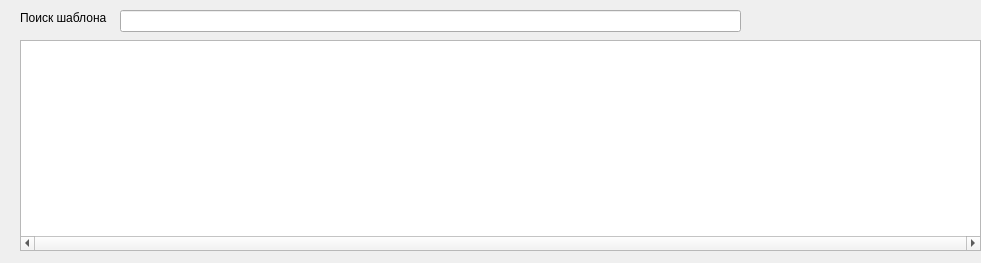
<?xml version="1.0" encoding="UTF-8"?>
<ui version="4.0">
 <class>Form</class>
 <widget class="QWidget" name="Form">
  <property name="geometry">
   <rect>
    <x>0</x>
    <y>0</y>
    <width>981</width>
    <height>263</height>
   </rect>
  </property>
  <property name="windowTitle">
   <string>Form</string>
  </property>
  <widget class="QLabel" name="label">
   <property name="geometry">
    <rect>
     <x>20</x>
     <y>10</y>
     <width>101</width>
     <height>16</height>
    </rect>
   </property>
   <property name="text">
    <string>Поиск шаблона</string>
   </property>
  </widget>
  <widget class="QLineEdit" name="search_edit">
   <property name="geometry">
    <rect>
     <x>120</x>
     <y>10</y>
     <width>621</width>
     <height>22</height>
    </rect>
   </property>
  </widget>
  <widget class="QListWidget" name="list_of_shablons">
   <property name="geometry">
    <rect>
     <x>20</x>
     <y>40</y>
     <width>961</width>
     <height>211</height>
    </rect>
   </property>
   <property name="minimumSize">
    <size>
     <width>0</width>
     <height>0</height>
    </size>
   </property>
   <property name="styleSheet">
    <string notr="true">QListWidget::item { margin: 50px;}</string>
   </property>
   <property name="lineWidth">
    <number>1</number>
   </property>
   <property name="verticalScrollBarPolicy">
    <enum>Qt::ScrollBarAlwaysOff</enum>
   </property>
   <property name="horizontalScrollBarPolicy">
    <enum>Qt::ScrollBarAlwaysOn</enum>
   </property>
   <property name="autoScroll">
    <bool>true</bool>
   </property>
   <property name="autoScrollMargin">
    <number>16</number>
   </property>
   <property name="alternatingRowColors">
    <bool>false</bool>
   </property>
   <property name="iconSize">
    <size>
     <width>100</width>
     <height>100</height>
    </size>
   </property>
   <property name="verticalScrollMode">
    <enum>QAbstractItemView::ScrollPerItem</enum>
   </property>
   <property name="isWrapping" stdset="0">
    <bool>false</bool>
   </property>
   <property name="resizeMode">
    <enum>QListView::Fixed</enum>
   </property>
   <property name="layoutMode">
    <enum>QListView::SinglePass</enum>
   </property>
   <property name="spacing">
    <number>0</number>
   </property>
   <property name="viewMode">
    <enum>QListView::IconMode</enum>
   </property>
   <property name="uniformItemSizes">
    <bool>false</bool>
   </property>
   <property name="batchSize">
    <number>100</number>
   </property>
   <property name="selectionRectVisible">
    <bool>true</bool>
   </property>
  </widget>
 </widget>
 <resources/>
 <connections/>
</ui>
